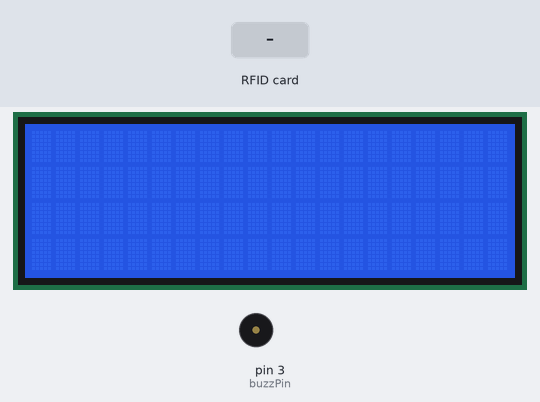
Bench run of a sketch on a simulated Arduino Uno, built with avr-gcc and run on an emulated ATmega328P. Parts: 20×4 character LCD, buzzer (waves = sounding). The test bench sets the inputs (shaded band). What the sketch prints to the serial monitor is not drawn.

Above: at 1.3 s.
1.4 s: RFID card 5E 7A 19 C4 held to the reader
At 2.6 s:
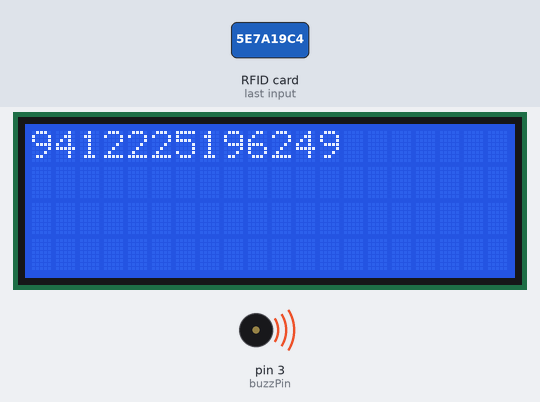
At 4.0 s:
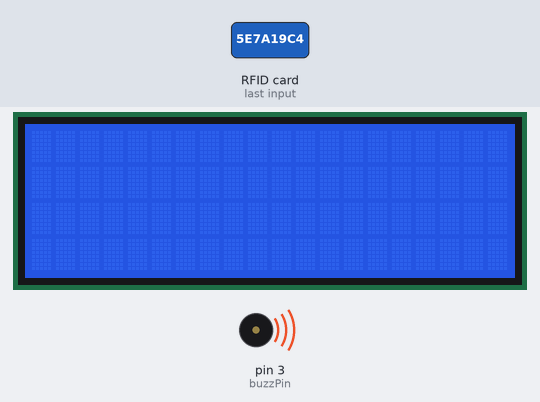
Timing chart, 0 to 5.5 s (numbered marks = the images above; inputs shaded):
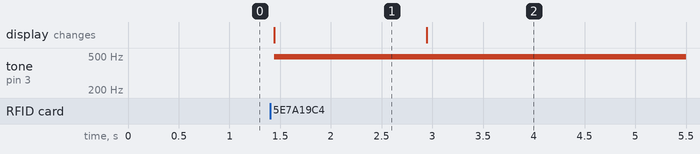

Measured:
- after the input at 1.4 s, tone on pin 3 (buzzPin): silent → 490 Hz at once; the display: changes at once (image 1)
- what the display in image 1 shows lasts 1.5 s, from 1.4 s to 2.9 s

The sketch:

RFID.ino
```cpp
/**
* Read a card using a mfrc522 reader on your SPI interface
* Pin layout should be as follows (on Arduino Uno):
* MOSI: Pin 11 / ICSP-4
* MISO: Pin 12 / ICSP-1
* SCK: Pin 13 / ISCP-3
* SS: Pin 10
* RST: Pin 9
*
* Script is based on the script of Miguel Balboa.
* New cardnumber is printed when card has changed. Only a dot is printed
* if card is the same.
*
* @version 0.1
* @author Henri de Jong
* @since 06-01-2013
*/

#include <SPI.h>
#include <RFID.h>
#include <LiquidCrystal_I2C.h>
LiquidCrystal_I2C lcd(0x27,20,4);
#define SS_PIN 10
#define RST_PIN 9

RFID rfid(SS_PIN, RST_PIN);

int buzzPin = 3;

// Setup variables:
    int serNum0;
    int serNum1;
    int serNum2;
    int serNum3;
    int serNum4;

void setup()
{
  Serial.begin(9600);
  SPI.begin();
  rfid.init();
      lcd.init();
lcd.backlight();
}

void loop()
{

    if (rfid.isCard()) {
        if (rfid.readCardSerial()) {
            if (rfid.serNum[0] != serNum0
                && rfid.serNum[1] != serNum1
                && rfid.serNum[2] != serNum2
                && rfid.serNum[3] != serNum3
                && rfid.serNum[4] != serNum4
            ) {
                /* With a new cardnumber, show it. */
                Serial.println(" ");
                Serial.println("Card found");
                serNum0 = rfid.serNum[0];
                serNum1 = rfid.serNum[1];
                serNum2 = rfid.serNum[2];
                serNum3 = rfid.serNum[3];
                serNum4 = rfid.serNum[4];

                //Serial.println(" ");
                Serial.println("Cardnumber:");
                Serial.print("Dec: ");
    Serial.print(rfid.serNum[0],DEC);
                Serial.print(", ");
    Serial.print(rfid.serNum[1],DEC);
                Serial.print(", ");
    Serial.print(rfid.serNum[2],DEC);
                Serial.print(", ");
    Serial.print(rfid.serNum[3],DEC);
                Serial.print(", ");
    Serial.print(rfid.serNum[4],DEC);
                Serial.println(" ");


    lcd.print(rfid.serNum[0],DEC);

    lcd.print(rfid.serNum[1],DEC);

    lcd.print(rfid.serNum[2],DEC);

    lcd.print(rfid.serNum[3],DEC);

    lcd.print(rfid.serNum[4],DEC);


                Serial.print("Hex: ");
    Serial.print(rfid.serNum[0],HEX);
                Serial.print(", ");
    Serial.print(rfid.serNum[1],HEX);
                Serial.print(", ");
    Serial.print(rfid.serNum[2],HEX);
                Serial.print(", ");
    Serial.print(rfid.serNum[3],HEX);
                Serial.print(", ");
    Serial.print(rfid.serNum[4],HEX);
                Serial.println(" ");
                //buzzer
                analogWrite(3,20);
                delay(500);
                analogWrite(3,0);
                delay(1000);
                lcd.clear();
             } else {
               /* If we have the same ID, just write a dot. */
               Serial.print(".");
             }
          }
    }

    rfid.halt();
}
```
